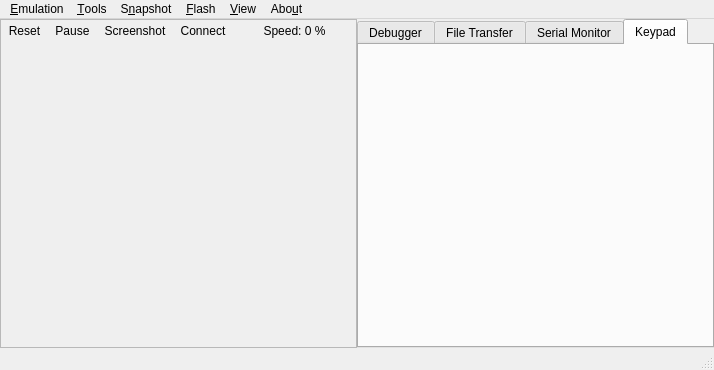
<?xml version="1.0" encoding="UTF-8"?>
<ui version="4.0">
 <class>MainWindow</class>
 <widget class="QMainWindow" name="MainWindow">
  <property name="geometry">
   <rect>
    <x>0</x>
    <y>0</y>
    <width>714</width>
    <height>370</height>
   </rect>
  </property>
  <property name="acceptDrops">
   <bool>true</bool>
  </property>
  <property name="windowTitle">
   <string>Firebird Emu</string>
  </property>
  <property name="windowIcon">
   <iconset resource="resources.qrc">
    <normaloff>:/icons/resources/org.firebird-emus.firebird-emu.png</normaloff>:/icons/resources/org.firebird-emus.firebird-emu.png</iconset>
  </property>
  <property name="dockOptions">
   <set>QMainWindow::AllowNestedDocks|QMainWindow::AllowTabbedDocks|QMainWindow::AnimatedDocks</set>
  </property>
  <widget class="QWidget" name="centralwidget">
   <layout class="QHBoxLayout" name="horizontalLayout">
    <property name="spacing">
     <number>0</number>
    </property>
    <property name="leftMargin">
     <number>0</number>
    </property>
    <property name="topMargin">
     <number>0</number>
    </property>
    <property name="rightMargin">
     <number>0</number>
    </property>
    <property name="bottomMargin">
     <number>0</number>
    </property>
    <item>
     <layout class="QVBoxLayout" name="verticalLayout_8">
      <property name="spacing">
       <number>0</number>
      </property>
      <item>
       <widget class="QFrame" name="frame">
        <property name="frameShape">
         <enum>QFrame::StyledPanel</enum>
        </property>
        <property name="frameShadow">
         <enum>QFrame::Raised</enum>
        </property>
        <layout class="QVBoxLayout" name="verticalLayout_6">
         <property name="spacing">
          <number>0</number>
         </property>
         <property name="leftMargin">
          <number>0</number>
         </property>
         <property name="topMargin">
          <number>0</number>
         </property>
         <property name="rightMargin">
          <number>0</number>
         </property>
         <property name="bottomMargin">
          <number>0</number>
         </property>
         <item>
          <layout class="QHBoxLayout" name="horizontalLayout_7">
           <property name="spacing">
            <number>0</number>
           </property>
           <item>
            <widget class="QToolButton" name="buttonReset">
             <property name="text">
              <string>Reset</string>
             </property>
             <property name="icon">
              <iconset resource="resources.qrc">
               <normaloff>:/icons/resources/icons/system-reboot.png</normaloff>:/icons/resources/icons/system-reboot.png</iconset>
             </property>
             <property name="iconSize">
              <size>
               <width>24</width>
               <height>24</height>
              </size>
             </property>
             <property name="autoRaise">
              <bool>true</bool>
             </property>
            </widget>
           </item>
           <item>
            <widget class="QToolButton" name="buttonPause">
             <property name="text">
              <string>Pause</string>
             </property>
             <property name="icon">
              <iconset resource="resources.qrc">
               <normaloff>:/icons/resources/icons/Actions-media-playback-pause-icon.png</normaloff>:/icons/resources/icons/Actions-media-playback-pause-icon.png</iconset>
             </property>
             <property name="iconSize">
              <size>
               <width>24</width>
               <height>24</height>
              </size>
             </property>
             <property name="checkable">
              <bool>true</bool>
             </property>
             <property name="autoRaise">
              <bool>true</bool>
             </property>
            </widget>
           </item>
           <item>
            <widget class="QToolButton" name="buttonScreenshot">
             <property name="text">
              <string>Screenshot</string>
             </property>
             <property name="icon">
              <iconset resource="resources.qrc">
               <normaloff>:/icons/resources/icons/camera-photo.png</normaloff>:/icons/resources/icons/camera-photo.png</iconset>
             </property>
             <property name="iconSize">
              <size>
               <width>24</width>
               <height>24</height>
              </size>
             </property>
             <property name="autoRaise">
              <bool>true</bool>
             </property>
            </widget>
           </item>
           <item>
            <widget class="QToolButton" name="buttonUSB">
             <property name="text">
              <string>Connect</string>
             </property>
             <property name="icon">
              <iconset resource="resources.qrc">
               <normaloff>:/icons/resources/icons/Actions-network-disconnect-icon.png</normaloff>
               <normalon>:/icons/resources/icons/Actions-network-connect-icon.png</normalon>:/icons/resources/icons/Actions-network-disconnect-icon.png</iconset>
             </property>
             <property name="iconSize">
              <size>
               <width>24</width>
               <height>24</height>
              </size>
             </property>
             <property name="checkable">
              <bool>true</bool>
             </property>
             <property name="autoRaise">
              <bool>true</bool>
             </property>
            </widget>
           </item>
           <item>
            <widget class="QPushButton" name="buttonSpeed">
             <property name="toolTip">
              <string>Enable Fullspeed</string>
             </property>
             <property name="text">
              <string>Speed: 0 %</string>
             </property>
             <property name="checkable">
              <bool>true</bool>
             </property>
             <property name="flat">
              <bool>true</bool>
             </property>
            </widget>
           </item>
          </layout>
         </item>
         <item>
          <widget class="LCDWidget" name="lcdView" native="true">
           <property name="sizePolicy">
            <sizepolicy hsizetype="MinimumExpanding" vsizetype="MinimumExpanding">
             <horstretch>0</horstretch>
             <verstretch>0</verstretch>
            </sizepolicy>
           </property>
           <property name="minimumSize">
            <size>
             <width>320</width>
             <height>240</height>
            </size>
           </property>
           <property name="focusPolicy">
            <enum>Qt::StrongFocus</enum>
           </property>
          </widget>
         </item>
        </layout>
       </widget>
      </item>
     </layout>
    </item>
    <item>
     <widget class="QTabWidget" name="tabWidget">
      <property name="currentIndex">
       <number>3</number>
      </property>
      <widget class="QWidget" name="tabDebugger">
       <attribute name="icon">
        <iconset resource="resources.qrc">
         <normaloff>:/icons/resources/icons/tools-report-bug.png</normaloff>:/icons/resources/icons/tools-report-bug.png</iconset>
       </attribute>
       <attribute name="title">
        <string>Debugger</string>
       </attribute>
       <layout class="QVBoxLayout" name="verticalLayout">
        <item>
         <widget class="QPlainTextEdit" name="debugConsole">
          <property name="font">
           <font>
            <family>Droid Sans Mono</family>
           </font>
          </property>
          <property name="undoRedoEnabled">
           <bool>false</bool>
          </property>
          <property name="lineWrapMode">
           <enum>QPlainTextEdit::NoWrap</enum>
          </property>
          <property name="readOnly">
           <bool>true</bool>
          </property>
          <property name="plainText">
           <string notr="true"/>
          </property>
         </widget>
        </item>
        <item>
         <widget class="ConsoleLineEdit" name="lineEdit">
          <property name="enabled">
           <bool>false</bool>
          </property>
          <property name="font">
           <font>
            <family>Droid Sans Mono</family>
           </font>
          </property>
         </widget>
        </item>
       </layout>
      </widget>
      <widget class="QWidget" name="tabFiles">
       <attribute name="icon">
        <iconset resource="resources.qrc">
         <normaloff>:/icons/resources/icons/document.png</normaloff>:/icons/resources/icons/document.png</iconset>
       </attribute>
       <attribute name="title">
        <string>File Transfer</string>
       </attribute>
       <layout class="QVBoxLayout" name="verticalLayout_2">
        <item>
         <widget class="USBLinkTreeWidget" name="usblinkTree">
          <property name="contextMenuPolicy">
           <enum>Qt::CustomContextMenu</enum>
          </property>
          <attribute name="headerDefaultSectionSize">
           <number>219</number>
          </attribute>
          <column>
           <property name="text">
            <string>Filename</string>
           </property>
          </column>
          <column>
           <property name="text">
            <string>Size</string>
           </property>
          </column>
         </widget>
        </item>
        <item>
         <layout class="QHBoxLayout" name="horizontalLayout_6">
          <item>
           <widget class="QPushButton" name="refreshButton">
            <property name="icon">
             <iconset resource="resources.qrc">
              <normaloff>:/icons/resources/icons/system-reboot.png</normaloff>:/icons/resources/icons/system-reboot.png</iconset>
            </property>
            <property name="iconSize">
             <size>
              <width>20</width>
              <height>20</height>
             </size>
            </property>
            <property name="flat">
             <bool>true</bool>
            </property>
           </widget>
          </item>
          <item>
           <widget class="QProgressBar" name="progressBar">
            <property name="value">
             <number>0</number>
            </property>
           </widget>
          </item>
         </layout>
        </item>
       </layout>
      </widget>
      <widget class="QWidget" name="tabSerial">
       <attribute name="icon">
        <iconset resource="resources.qrc">
         <normaloff>:/icons/resources/icons/utilities-terminal.png</normaloff>:/icons/resources/icons/utilities-terminal.png</iconset>
       </attribute>
       <attribute name="title">
        <string>Serial Monitor</string>
       </attribute>
       <layout class="QVBoxLayout" name="verticalLayout_3">
        <item>
         <widget class="QPlainTextEdit" name="serialConsole">
          <property name="undoRedoEnabled">
           <bool>false</bool>
          </property>
          <property name="lineWrapMode">
           <enum>QPlainTextEdit::NoWrap</enum>
          </property>
          <property name="readOnly">
           <bool>true</bool>
          </property>
         </widget>
        </item>
       </layout>
      </widget>
      <widget class="QWidget" name="tab">
       <attribute name="icon">
        <iconset resource="resources.qrc">
         <normaloff>:/icons/resources/icons/preferences-desktop-keyboard.png</normaloff>:/icons/resources/icons/preferences-desktop-keyboard.png</iconset>
       </attribute>
       <attribute name="title">
        <string>Keypad</string>
       </attribute>
       <layout class="QHBoxLayout" name="horizontalLayout_5">
        <item>
         <widget class="QQuickWidgetLessBroken" name="keypadWidget" native="true">
          <property name="sizePolicy">
           <sizepolicy hsizetype="Expanding" vsizetype="Expanding">
            <horstretch>0</horstretch>
            <verstretch>0</verstretch>
           </sizepolicy>
          </property>
          <property name="minimumSize">
           <size>
            <width>265</width>
            <height>90</height>
           </size>
          </property>
          <property name="maximumSize">
           <size>
            <width>999999</width>
            <height>999999</height>
           </size>
          </property>
          <property name="focusPolicy">
           <enum>Qt::NoFocus</enum>
          </property>
          <property name="resizeMode">
           <enum>QQuickWidget::SizeRootObjectToView</enum>
          </property>
          <property name="source">
           <url>
            <string notr="true">qrc:/qml/qml/ScrollingKeypad.qml</string>
           </url>
          </property>
         </widget>
        </item>
       </layout>
      </widget>
     </widget>
    </item>
   </layout>
  </widget>
  <widget class="QStatusBar" name="statusBar"/>
  <widget class="QMenuBar" name="menubar">
   <property name="geometry">
    <rect>
     <x>0</x>
     <y>0</y>
     <width>714</width>
     <height>19</height>
    </rect>
   </property>
   <widget class="QMenu" name="menuEmulation">
    <property name="title">
     <string>&amp;Emulation</string>
    </property>
    <widget class="QMenu" name="menuRestart_with_Kit">
     <property name="title">
      <string>Restart &amp;with Kit</string>
     </property>
     <property name="icon">
      <iconset resource="resources.qrc">
       <normaloff>:/icons/resources/icons/edit-bomb.png</normaloff>:/icons/resources/icons/edit-bomb.png</iconset>
     </property>
    </widget>
    <widget class="QMenu" name="menuBoot_Diags_with_Kit">
     <property name="title">
      <string>&amp;Boot Diags with Kit</string>
     </property>
     <property name="icon">
      <iconset resource="resources.qrc">
       <normaloff>:/icons/resources/icons/edit-bomb.png</normaloff>:/icons/resources/icons/edit-bomb.png</iconset>
     </property>
    </widget>
    <addaction name="actionReset"/>
    <addaction name="actionPause"/>
    <addaction name="actionRestart"/>
    <addaction name="menuRestart_with_Kit"/>
    <addaction name="menuBoot_Diags_with_Kit"/>
    <addaction name="separator"/>
    <addaction name="separator"/>
    <addaction name="actionConfiguration"/>
    <addaction name="separator"/>
    <addaction name="actionQuit"/>
   </widget>
   <widget class="QMenu" name="menuFlash">
    <property name="title">
     <string>&amp;Flash</string>
    </property>
    <addaction name="actionSave"/>
    <addaction name="actionCreate_flash"/>
   </widget>
   <widget class="QMenu" name="menuTools">
    <property name="title">
     <string>&amp;Tools</string>
    </property>
    <widget class="QMenu" name="menuLanguage">
     <property name="title">
      <string>Language</string>
     </property>
    </widget>
    <addaction name="actionScreenshot"/>
    <addaction name="actionRecord_GIF"/>
    <addaction name="actionConnect"/>
    <addaction name="separator"/>
    <addaction name="actionLCD_Window"/>
    <addaction name="separator"/>
    <addaction name="actionDebugger"/>
    <addaction name="separator"/>
    <addaction name="actionXModem"/>
    <addaction name="actionLeavePTT"/>
    <addaction name="actionSwitch_to_Mobile_UI"/>
    <addaction name="separator"/>
    <addaction name="menuLanguage"/>
   </widget>
   <widget class="QMenu" name="menuState">
    <property name="title">
     <string>S&amp;napshot</string>
    </property>
    <addaction name="actionSuspend"/>
    <addaction name="actionResume"/>
    <addaction name="separator"/>
    <addaction name="actionSuspend_to_file"/>
    <addaction name="actionResume_from_file"/>
   </widget>
   <widget class="QMenu" name="menuAbout">
    <property name="title">
     <string>Abo&amp;ut</string>
    </property>
    <addaction name="actionAbout_Firebird"/>
    <addaction name="actionAbout_Qt"/>
   </widget>
   <widget class="QMenu" name="menuView">
    <property name="title">
     <string>&amp;View</string>
    </property>
    <addaction name="actionDark_Mode"/>
   </widget>
   <addaction name="menuEmulation"/>
   <addaction name="menuTools"/>
   <addaction name="menuState"/>
   <addaction name="menuFlash"/>
   <addaction name="menuView"/>
   <addaction name="menuAbout"/>
  </widget>
  <action name="actionReset">
   <property name="icon">
    <iconset resource="resources.qrc">
     <normaloff>:/icons/resources/icons/system-reboot.png</normaloff>:/icons/resources/icons/system-reboot.png</iconset>
   </property>
   <property name="text">
    <string>&amp;Reset</string>
   </property>
  </action>
  <action name="actionDebugger">
   <property name="icon">
    <iconset resource="resources.qrc">
     <normaloff>:/icons/resources/icons/tools-report-bug.png</normaloff>:/icons/resources/icons/tools-report-bug.png</iconset>
   </property>
   <property name="text">
    <string>Enter &amp;Debugger</string>
   </property>
  </action>
  <action name="actionQuit">
   <property name="icon">
    <iconset resource="resources.qrc">
     <normaloff>:/icons/resources/icons/application-exit.png</normaloff>:/icons/resources/icons/application-exit.png</iconset>
   </property>
   <property name="text">
    <string>&amp;Quit</string>
   </property>
  </action>
  <action name="actionPause">
   <property name="checkable">
    <bool>true</bool>
   </property>
   <property name="icon">
    <iconset resource="resources.qrc">
     <normaloff>:/icons/resources/icons/Actions-media-playback-pause-icon.png</normaloff>:/icons/resources/icons/Actions-media-playback-pause-icon.png</iconset>
   </property>
   <property name="text">
    <string>&amp;Pause</string>
   </property>
   <property name="toolTip">
    <string>Pause execution</string>
   </property>
  </action>
  <action name="actionRestart">
   <property name="icon">
    <iconset resource="resources.qrc">
     <normaloff>:/icons/resources/icons/edit-bomb.png</normaloff>:/icons/resources/icons/edit-bomb.png</iconset>
   </property>
   <property name="text">
    <string>Re&amp;start</string>
   </property>
  </action>
  <action name="actionScreenshot">
   <property name="icon">
    <iconset resource="resources.qrc">
     <normaloff>:/icons/resources/icons/camera-photo.png</normaloff>:/icons/resources/icons/camera-photo.png</iconset>
   </property>
   <property name="text">
    <string>&amp;Screenshot</string>
   </property>
  </action>
  <action name="actionConnect">
   <property name="checkable">
    <bool>true</bool>
   </property>
   <property name="icon">
    <iconset resource="resources.qrc">
     <normaloff>:/icons/resources/icons/Actions-network-disconnect-icon.png</normaloff>
     <normalon>:/icons/resources/icons/Actions-network-connect-icon.png</normalon>:/icons/resources/icons/Actions-network-disconnect-icon.png</iconset>
   </property>
   <property name="text">
    <string>Connect &amp;USB</string>
   </property>
  </action>
  <action name="actionSave">
   <property name="icon">
    <iconset resource="resources.qrc">
     <normaloff>:/icons/resources/icons/media-floppy.png</normaloff>:/icons/resources/icons/media-floppy.png</iconset>
   </property>
   <property name="text">
    <string>&amp;Save</string>
   </property>
  </action>
  <action name="actionCreate_flash">
   <property name="icon">
    <iconset resource="resources.qrc">
     <normaloff>:/icons/resources/icons/flash-create.png</normaloff>:/icons/resources/icons/flash-create.png</iconset>
   </property>
   <property name="text">
    <string>&amp;Create Flash</string>
   </property>
  </action>
  <action name="actionXModem">
   <property name="text">
    <string>Send &amp;file over XModem</string>
   </property>
  </action>
  <action name="actionSuspend">
   <property name="icon">
    <iconset resource="resources.qrc">
     <normaloff>:/icons/resources/icons/system-suspend.png</normaloff>:/icons/resources/icons/system-suspend.png</iconset>
   </property>
   <property name="text">
    <string>&amp;Suspend</string>
   </property>
  </action>
  <action name="actionResume">
   <property name="icon">
    <iconset resource="resources.qrc">
     <normaloff>:/icons/resources/icons/system-suspend-hibernate.png</normaloff>:/icons/resources/icons/system-suspend-hibernate.png</iconset>
   </property>
   <property name="text">
    <string>&amp;Resume</string>
   </property>
  </action>
  <action name="actionSuspend_to_file">
   <property name="icon">
    <iconset resource="resources.qrc">
     <normaloff>:/icons/resources/icons/system-suspend.png</normaloff>:/icons/resources/icons/system-suspend.png</iconset>
   </property>
   <property name="text">
    <string>Save &amp;to file</string>
   </property>
  </action>
  <action name="actionResume_from_file">
   <property name="icon">
    <iconset resource="resources.qrc">
     <normaloff>:/icons/resources/icons/system-suspend-hibernate.png</normaloff>:/icons/resources/icons/system-suspend-hibernate.png</iconset>
   </property>
   <property name="text">
    <string>Load &amp;from file</string>
   </property>
  </action>
  <action name="actionRecord_GIF">
   <property name="checkable">
    <bool>true</bool>
   </property>
   <property name="icon">
    <iconset resource="resources.qrc">
     <normaloff>:/icons/resources/icons/kmplayer.png</normaloff>:/icons/resources/icons/kmplayer.png</iconset>
   </property>
   <property name="text">
    <string>&amp;Record GIF</string>
   </property>
  </action>
  <action name="actionAbout_Firebird">
   <property name="icon">
    <iconset resource="resources.qrc">
     <normaloff>:/icons/resources/org.firebird-emus.firebird-emu.png</normaloff>:/icons/resources/org.firebird-emus.firebird-emu.png</iconset>
   </property>
   <property name="text">
    <string>&amp;About Firebird</string>
   </property>
  </action>
  <action name="actionAbout_Qt">
   <property name="text">
    <string>About &amp;Qt</string>
   </property>
  </action>
  <action name="actionLCD_Window">
   <property name="checkable">
    <bool>true</bool>
   </property>
   <property name="text">
    <string>&amp;External LCD</string>
   </property>
  </action>
  <action name="actionConfiguration">
   <property name="icon">
    <iconset resource="resources.qrc">
     <normaloff>:/icons/resources/icons/preferences-other.png</normaloff>:/icons/resources/icons/preferences-other.png</iconset>
   </property>
   <property name="text">
    <string>&amp;Configuration</string>
   </property>
  </action>
  <action name="actionSwitch_to_Mobile_UI">
   <property name="icon">
    <iconset resource="resources.qrc">
     <normaloff>:/icons/resources/icons/smartphone.png</normaloff>:/icons/resources/icons/smartphone.png</iconset>
   </property>
   <property name="text">
    <string>Switch to Mobile UI</string>
   </property>
  </action>
  <action name="actionLeavePTT">
   <property name="text">
    <string>Leave &amp;PTT</string>
   </property>
  </action>
  <action name="actionDark_Mode">
   <property name="checkable">
    <bool>true</bool>
   </property>
   <property name="text">
    <string>&amp;Dark Mode</string>
   </property>
  </action>
 </widget>
 <customwidgets>
  <customwidget>
   <class>QQuickWidgetLessBroken</class>
   <extends>QWidget</extends>
   <header>mainwindow.h</header>
  </customwidget>
  <customwidget>
   <class>LCDWidget</class>
   <extends>QWidget</extends>
   <header>lcdwidget.h</header>
   <container>1</container>
  </customwidget>
  <customwidget>
   <class>USBLinkTreeWidget</class>
   <extends>QTreeWidget</extends>
   <header>usblinktreewidget.h</header>
  </customwidget>
  <customwidget>
   <class>ConsoleLineEdit</class>
   <extends>QLineEdit</extends>
   <header>consolelineedit.h</header>
  </customwidget>
 </customwidgets>
 <resources>
  <include location="resources.qrc"/>
 </resources>
 <connections>
  <connection>
   <sender>actionQuit</sender>
   <signal>triggered()</signal>
   <receiver>MainWindow</receiver>
   <slot>close()</slot>
   <hints>
    <hint type="sourcelabel">
     <x>-1</x>
     <y>-1</y>
    </hint>
    <hint type="destinationlabel">
     <x>356</x>
     <y>167</y>
    </hint>
   </hints>
  </connection>
 </connections>
</ui>
